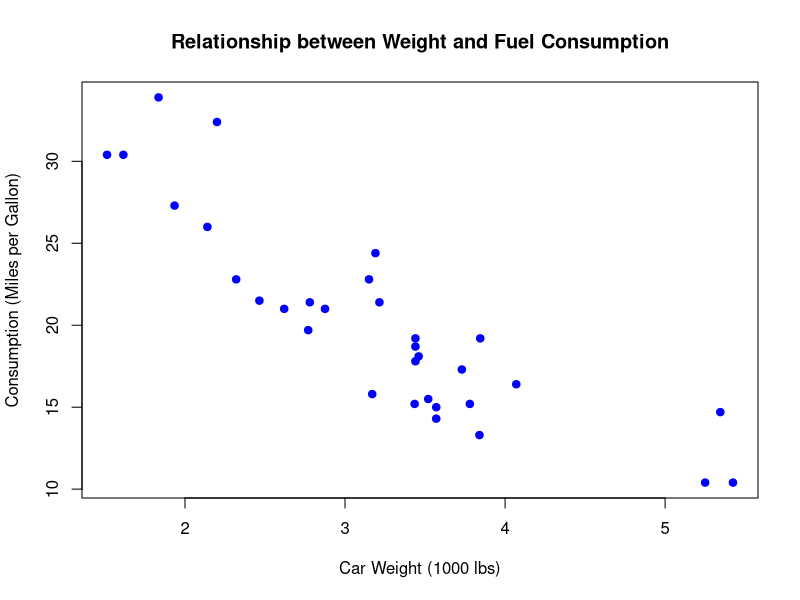
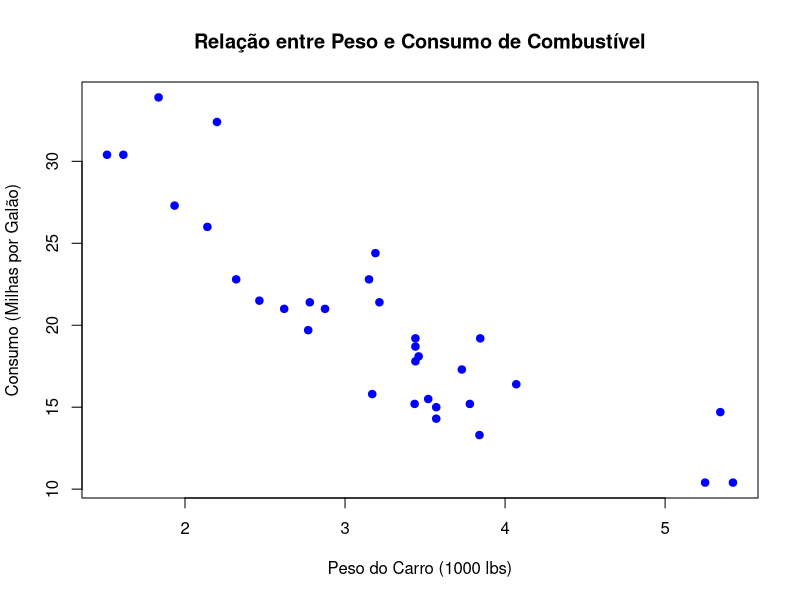

Write R code to recreate these figures, in order.
## ---- chunk 1
#| label: fig-car
#| fig-cap: "Weight vs. Fuel Consumption"
#| code-fold: true

# Generate a scatter plot
plot(mtcars$wt, mtcars$mpg,
     main = "Relationship between Weight and Fuel Consumption",
     xlab = "Car Weight (1000 lbs)",
     ylab = "Consumption (Miles per Gallon)",
     pch = 19, # Point shape (filled circle)
     col = "blue") # Color of the dots
## ---- chunk 2
#| echo: false
#| output: false

# Salvar o gráfico como um arquivo PNG
png(filename = "../../Output/Results/scatter_plot.png")
plot(mtcars$wt, mtcars$mpg,
     main = "Relação entre Peso e Consumo de Combustível",
     xlab = "Peso do Carro (1000 lbs)",
     ylab = "Consumo (Milhas por Galão)",
     pch = 19,
     col = "blue")
dev.off() # Finalizar a gravação no arquivo
